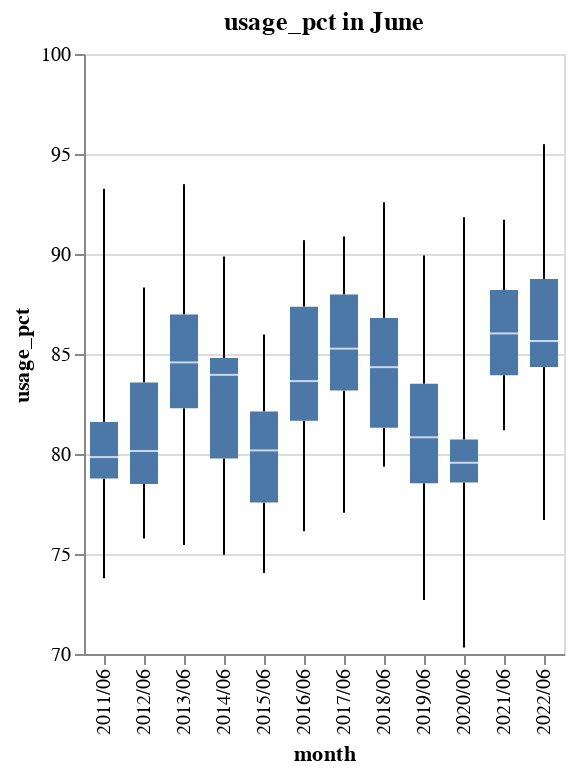

Write notebook code for a chart like this one.
### Code cell
source = usage_df.resample('D', on='entryfor').usage_pct.max().rename_axis('date').reset_index()
source['month'] = source['date'].dt.strftime('%Y/%m')
source = source[source.date.dt.month.isin([6])]

alt.Chart(source).mark_boxplot(extent='min-max').encode(
    x='month:N',
    y=alt.Y('usage_pct:Q', scale=alt.Scale(domain=(70,100)))
).properties(
    title='usage_pct in June'
)

### Figure 1 — Vega-Lite specification as saved in the notebook (floating-point values rounded to 4 significant figures; data arrays with more than 128 entries replaced by an {"elided": "..."} marker saying what was removed)
{"config": {"view": {"continuousWidth": 400, "continuousHeight": 300}}, "data": {"name": "data-c61d2dec23b393b83affae85715a9de1"}, "mark": {"type": "boxplot", "extent": "min-max"}, "encoding": {"x": {"field": "month", "type": "nominal"}, "y": {"field": "usage_pct", "scale": {"domain": [70, 100]}, "type": "quantitative"}}, "title": "usage_pct in June", "$schema": "https://vega.github.io/schema/vega-lite/v4.17.0.json", "datasets": {"data-c61d2dec23b393b83affae85715a9de1": {"elided": "360 records"}}}
